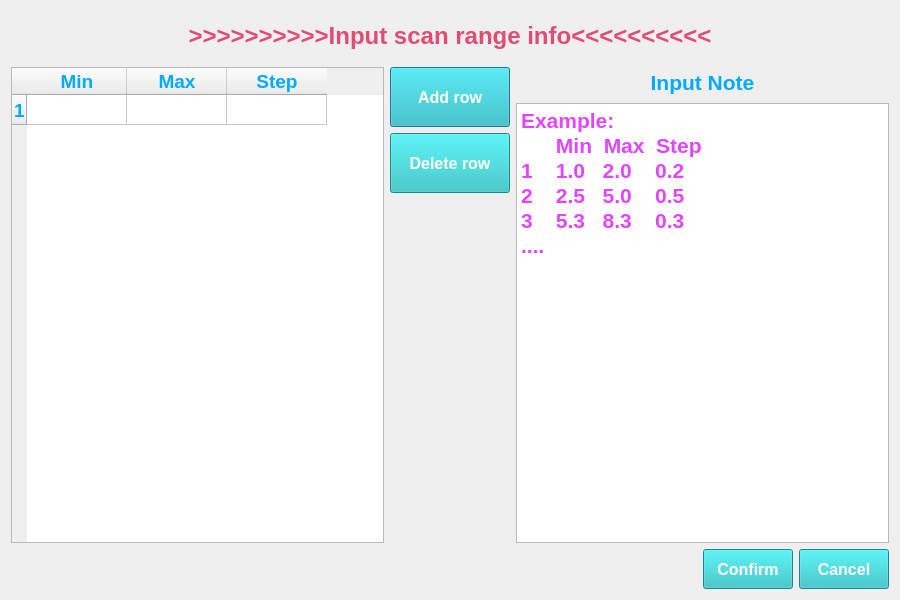
<?xml version="1.0" encoding="UTF-8"?>
<ui version="4.0">
 <class>Dialog</class>
 <widget class="QDialog" name="Dialog">
  <property name="geometry">
   <rect>
    <x>0</x>
    <y>0</y>
    <width>900</width>
    <height>600</height>
   </rect>
  </property>
  <property name="minimumSize">
   <size>
    <width>900</width>
    <height>600</height>
   </size>
  </property>
  <property name="maximumSize">
   <size>
    <width>2160</width>
    <height>16777215</height>
   </size>
  </property>
  <property name="windowTitle">
   <string>Dialog</string>
  </property>
  <layout class="QGridLayout" name="gridLayout">
   <item row="0" column="0">
    <layout class="QVBoxLayout" name="verticalLayout_4">
     <item>
      <widget class="QLabel" name="Scan_label">
       <property name="minimumSize">
        <size>
         <width>300</width>
         <height>50</height>
        </size>
       </property>
       <property name="palette">
        <palette>
         <active>
          <colorrole role="WindowText">
           <brush brushstyle="SolidPattern">
            <color alpha="255">
             <red>227</red>
             <green>76</green>
             <blue>114</blue>
            </color>
           </brush>
          </colorrole>
          <colorrole role="Text">
           <brush brushstyle="SolidPattern">
            <color alpha="255">
             <red>0</red>
             <green>170</green>
             <blue>255</blue>
            </color>
           </brush>
          </colorrole>
          <colorrole role="PlaceholderText">
           <brush brushstyle="SolidPattern">
            <color alpha="128">
             <red>0</red>
             <green>170</green>
             <blue>255</blue>
            </color>
           </brush>
          </colorrole>
         </active>
         <inactive>
          <colorrole role="WindowText">
           <brush brushstyle="SolidPattern">
            <color alpha="255">
             <red>227</red>
             <green>76</green>
             <blue>114</blue>
            </color>
           </brush>
          </colorrole>
          <colorrole role="Text">
           <brush brushstyle="SolidPattern">
            <color alpha="255">
             <red>0</red>
             <green>170</green>
             <blue>255</blue>
            </color>
           </brush>
          </colorrole>
          <colorrole role="PlaceholderText">
           <brush brushstyle="SolidPattern">
            <color alpha="128">
             <red>0</red>
             <green>170</green>
             <blue>255</blue>
            </color>
           </brush>
          </colorrole>
         </inactive>
         <disabled>
          <colorrole role="WindowText">
           <brush brushstyle="SolidPattern">
            <color alpha="255">
             <red>120</red>
             <green>120</green>
             <blue>120</blue>
            </color>
           </brush>
          </colorrole>
          <colorrole role="Text">
           <brush brushstyle="SolidPattern">
            <color alpha="255">
             <red>120</red>
             <green>120</green>
             <blue>120</blue>
            </color>
           </brush>
          </colorrole>
          <colorrole role="PlaceholderText">
           <brush brushstyle="SolidPattern">
            <color alpha="128">
             <red>0</red>
             <green>0</green>
             <blue>0</blue>
            </color>
           </brush>
          </colorrole>
         </disabled>
        </palette>
       </property>
       <property name="font">
        <font>
         <family>Arial</family>
         <pointsize>18</pointsize>
         <bold>true</bold>
        </font>
       </property>
       <property name="text">
        <string>&gt;&gt;&gt;&gt;&gt;&gt;&gt;&gt;&gt;&gt;Input scan range info&lt;&lt;&lt;&lt;&lt;&lt;&lt;&lt;&lt;&lt;</string>
       </property>
       <property name="alignment">
        <set>Qt::AlignCenter</set>
       </property>
      </widget>
     </item>
     <item>
      <layout class="QHBoxLayout" name="horizontalLayout_3">
       <item>
        <widget class="QTableWidget" name="tableWidget">
         <property name="minimumSize">
          <size>
           <width>330</width>
           <height>200</height>
          </size>
         </property>
         <property name="maximumSize">
          <size>
           <width>1000</width>
           <height>16777215</height>
          </size>
         </property>
         <property name="palette">
          <palette>
           <active>
            <colorrole role="Text">
             <brush brushstyle="SolidPattern">
              <color alpha="255">
               <red>0</red>
               <green>170</green>
               <blue>255</blue>
              </color>
             </brush>
            </colorrole>
            <colorrole role="ButtonText">
             <brush brushstyle="SolidPattern">
              <color alpha="255">
               <red>0</red>
               <green>170</green>
               <blue>255</blue>
              </color>
             </brush>
            </colorrole>
            <colorrole role="PlaceholderText">
             <brush brushstyle="SolidPattern">
              <color alpha="128">
               <red>0</red>
               <green>170</green>
               <blue>255</blue>
              </color>
             </brush>
            </colorrole>
           </active>
           <inactive>
            <colorrole role="Text">
             <brush brushstyle="SolidPattern">
              <color alpha="255">
               <red>0</red>
               <green>170</green>
               <blue>255</blue>
              </color>
             </brush>
            </colorrole>
            <colorrole role="ButtonText">
             <brush brushstyle="SolidPattern">
              <color alpha="255">
               <red>0</red>
               <green>170</green>
               <blue>255</blue>
              </color>
             </brush>
            </colorrole>
            <colorrole role="PlaceholderText">
             <brush brushstyle="SolidPattern">
              <color alpha="128">
               <red>0</red>
               <green>170</green>
               <blue>255</blue>
              </color>
             </brush>
            </colorrole>
           </inactive>
           <disabled>
            <colorrole role="Text">
             <brush brushstyle="SolidPattern">
              <color alpha="255">
               <red>120</red>
               <green>120</green>
               <blue>120</blue>
              </color>
             </brush>
            </colorrole>
            <colorrole role="ButtonText">
             <brush brushstyle="SolidPattern">
              <color alpha="255">
               <red>120</red>
               <green>120</green>
               <blue>120</blue>
              </color>
             </brush>
            </colorrole>
            <colorrole role="PlaceholderText">
             <brush brushstyle="SolidPattern">
              <color alpha="128">
               <red>0</red>
               <green>0</green>
               <blue>0</blue>
              </color>
             </brush>
            </colorrole>
           </disabled>
          </palette>
         </property>
         <property name="font">
          <font>
           <family>Arial</family>
           <pointsize>14</pointsize>
           <bold>true</bold>
          </font>
         </property>
         <property name="contextMenuPolicy">
          <enum>Qt::DefaultContextMenu</enum>
         </property>
         <property name="layoutDirection">
          <enum>Qt::LeftToRight</enum>
         </property>
         <property name="inputMethodHints">
          <set>Qt::ImhNone</set>
         </property>
         <property name="frameShadow">
          <enum>QFrame::Sunken</enum>
         </property>
         <property name="lineWidth">
          <number>20</number>
         </property>
         <property name="showGrid">
          <bool>true</bool>
         </property>
         <property name="cornerButtonEnabled">
          <bool>true</bool>
         </property>
         <row>
          <property name="text">
           <string>1</string>
          </property>
         </row>
         <column>
          <property name="text">
           <string>Min</string>
          </property>
         </column>
         <column>
          <property name="text">
           <string>Max</string>
          </property>
         </column>
         <column>
          <property name="text">
           <string>Step</string>
          </property>
         </column>
        </widget>
       </item>
       <item>
        <layout class="QVBoxLayout" name="verticalLayout_3">
         <item>
          <layout class="QVBoxLayout" name="verticalLayout">
           <item>
            <widget class="QPushButton" name="Add_row_btn">
             <property name="sizePolicy">
              <sizepolicy hsizetype="Fixed" vsizetype="Fixed">
               <horstretch>0</horstretch>
               <verstretch>0</verstretch>
              </sizepolicy>
             </property>
             <property name="minimumSize">
              <size>
               <width>120</width>
               <height>60</height>
              </size>
             </property>
             <property name="font">
              <font>
               <family>Arial</family>
               <pointsize>12</pointsize>
               <bold>true</bold>
              </font>
             </property>
             <property name="styleSheet">
              <string notr="true">background-color: rgb(33, 190, 193);
selection-color: rgb(255, 85, 127);
color: rgb(255, 255, 255);</string>
             </property>
             <property name="text">
              <string>Add row</string>
             </property>
            </widget>
           </item>
           <item>
            <widget class="QPushButton" name="Del_row_btn">
             <property name="sizePolicy">
              <sizepolicy hsizetype="Fixed" vsizetype="Fixed">
               <horstretch>0</horstretch>
               <verstretch>0</verstretch>
              </sizepolicy>
             </property>
             <property name="minimumSize">
              <size>
               <width>120</width>
               <height>60</height>
              </size>
             </property>
             <property name="font">
              <font>
               <family>Arial</family>
               <pointsize>12</pointsize>
               <bold>true</bold>
              </font>
             </property>
             <property name="styleSheet">
              <string notr="true">background-color: rgb(33, 190, 193);
selection-color: rgb(255, 85, 127);
color: rgb(255, 255, 255);</string>
             </property>
             <property name="text">
              <string>Delete row</string>
             </property>
            </widget>
           </item>
          </layout>
         </item>
         <item>
          <spacer name="verticalSpacer">
           <property name="orientation">
            <enum>Qt::Vertical</enum>
           </property>
           <property name="sizeHint" stdset="0">
            <size>
             <width>20</width>
             <height>40</height>
            </size>
           </property>
          </spacer>
         </item>
        </layout>
       </item>
       <item>
        <layout class="QVBoxLayout" name="verticalLayout_2">
         <item>
          <widget class="QLabel" name="label_2">
           <property name="sizePolicy">
            <sizepolicy hsizetype="MinimumExpanding" vsizetype="Fixed">
             <horstretch>0</horstretch>
             <verstretch>0</verstretch>
            </sizepolicy>
           </property>
           <property name="minimumSize">
            <size>
             <width>150</width>
             <height>30</height>
            </size>
           </property>
           <property name="palette">
            <palette>
             <active>
              <colorrole role="WindowText">
               <brush brushstyle="SolidPattern">
                <color alpha="255">
                 <red>0</red>
                 <green>170</green>
                 <blue>255</blue>
                </color>
               </brush>
              </colorrole>
              <colorrole role="Text">
               <brush brushstyle="SolidPattern">
                <color alpha="255">
                 <red>0</red>
                 <green>170</green>
                 <blue>255</blue>
                </color>
               </brush>
              </colorrole>
              <colorrole role="PlaceholderText">
               <brush brushstyle="SolidPattern">
                <color alpha="128">
                 <red>0</red>
                 <green>170</green>
                 <blue>255</blue>
                </color>
               </brush>
              </colorrole>
             </active>
             <inactive>
              <colorrole role="WindowText">
               <brush brushstyle="SolidPattern">
                <color alpha="255">
                 <red>0</red>
                 <green>170</green>
                 <blue>255</blue>
                </color>
               </brush>
              </colorrole>
              <colorrole role="Text">
               <brush brushstyle="SolidPattern">
                <color alpha="255">
                 <red>0</red>
                 <green>170</green>
                 <blue>255</blue>
                </color>
               </brush>
              </colorrole>
              <colorrole role="PlaceholderText">
               <brush brushstyle="SolidPattern">
                <color alpha="128">
                 <red>0</red>
                 <green>170</green>
                 <blue>255</blue>
                </color>
               </brush>
              </colorrole>
             </inactive>
             <disabled>
              <colorrole role="WindowText">
               <brush brushstyle="SolidPattern">
                <color alpha="255">
                 <red>120</red>
                 <green>120</green>
                 <blue>120</blue>
                </color>
               </brush>
              </colorrole>
              <colorrole role="Text">
               <brush brushstyle="SolidPattern">
                <color alpha="255">
                 <red>120</red>
                 <green>120</green>
                 <blue>120</blue>
                </color>
               </brush>
              </colorrole>
              <colorrole role="PlaceholderText">
               <brush brushstyle="SolidPattern">
                <color alpha="128">
                 <red>0</red>
                 <green>0</green>
                 <blue>0</blue>
                </color>
               </brush>
              </colorrole>
             </disabled>
            </palette>
           </property>
           <property name="font">
            <font>
             <family>Arial</family>
             <pointsize>16</pointsize>
             <bold>true</bold>
            </font>
           </property>
           <property name="text">
            <string>Input Note</string>
           </property>
           <property name="alignment">
            <set>Qt::AlignCenter</set>
           </property>
          </widget>
         </item>
         <item>
          <widget class="QPlainTextEdit" name="Note_text">
           <property name="sizePolicy">
            <sizepolicy hsizetype="Preferred" vsizetype="Expanding">
             <horstretch>0</horstretch>
             <verstretch>0</verstretch>
            </sizepolicy>
           </property>
           <property name="minimumSize">
            <size>
             <width>100</width>
             <height>200</height>
            </size>
           </property>
           <property name="maximumSize">
            <size>
             <width>1000</width>
             <height>16777215</height>
            </size>
           </property>
           <property name="palette">
            <palette>
             <active>
              <colorrole role="Text">
               <brush brushstyle="SolidPattern">
                <color alpha="255">
                 <red>224</red>
                 <green>70</green>
                 <blue>255</blue>
                </color>
               </brush>
              </colorrole>
              <colorrole role="PlaceholderText">
               <brush brushstyle="SolidPattern">
                <color alpha="128">
                 <red>224</red>
                 <green>70</green>
                 <blue>255</blue>
                </color>
               </brush>
              </colorrole>
             </active>
             <inactive>
              <colorrole role="Text">
               <brush brushstyle="SolidPattern">
                <color alpha="255">
                 <red>224</red>
                 <green>70</green>
                 <blue>255</blue>
                </color>
               </brush>
              </colorrole>
              <colorrole role="PlaceholderText">
               <brush brushstyle="SolidPattern">
                <color alpha="128">
                 <red>224</red>
                 <green>70</green>
                 <blue>255</blue>
                </color>
               </brush>
              </colorrole>
             </inactive>
             <disabled>
              <colorrole role="Text">
               <brush brushstyle="SolidPattern">
                <color alpha="255">
                 <red>120</red>
                 <green>120</green>
                 <blue>120</blue>
                </color>
               </brush>
              </colorrole>
              <colorrole role="PlaceholderText">
               <brush brushstyle="SolidPattern">
                <color alpha="128">
                 <red>0</red>
                 <green>0</green>
                 <blue>0</blue>
                </color>
               </brush>
              </colorrole>
             </disabled>
            </palette>
           </property>
           <property name="font">
            <font>
             <family>Arial</family>
             <pointsize>16</pointsize>
             <bold>true</bold>
            </font>
           </property>
           <property name="readOnly">
            <bool>true</bool>
           </property>
           <property name="plainText">
            <string>Example:
      Min  Max  Step
1    1.0   2.0    0.2
2    2.5   5.0    0.5
3    5.3   8.3    0.3
....

</string>
           </property>
          </widget>
         </item>
        </layout>
       </item>
      </layout>
     </item>
     <item>
      <layout class="QHBoxLayout" name="horizontalLayout_2">
       <item>
        <spacer name="horizontalSpacer">
         <property name="orientation">
          <enum>Qt::Horizontal</enum>
         </property>
         <property name="sizeHint" stdset="0">
          <size>
           <width>168</width>
           <height>20</height>
          </size>
         </property>
        </spacer>
       </item>
       <item>
        <layout class="QHBoxLayout" name="horizontalLayout">
         <item>
          <widget class="QPushButton" name="Confirm_btn">
           <property name="sizePolicy">
            <sizepolicy hsizetype="Fixed" vsizetype="Fixed">
             <horstretch>0</horstretch>
             <verstretch>0</verstretch>
            </sizepolicy>
           </property>
           <property name="minimumSize">
            <size>
             <width>90</width>
             <height>40</height>
            </size>
           </property>
           <property name="font">
            <font>
             <family>Arial</family>
             <pointsize>12</pointsize>
             <bold>true</bold>
            </font>
           </property>
           <property name="styleSheet">
            <string notr="true">background-color: rgb(33, 190, 193);
selection-color: rgb(255, 85, 127);
color: rgb(255, 255, 255);</string>
           </property>
           <property name="text">
            <string>Confirm</string>
           </property>
          </widget>
         </item>
         <item>
          <widget class="QPushButton" name="Cancel_btn">
           <property name="sizePolicy">
            <sizepolicy hsizetype="Fixed" vsizetype="Fixed">
             <horstretch>0</horstretch>
             <verstretch>0</verstretch>
            </sizepolicy>
           </property>
           <property name="minimumSize">
            <size>
             <width>90</width>
             <height>40</height>
            </size>
           </property>
           <property name="font">
            <font>
             <family>Arial</family>
             <pointsize>12</pointsize>
             <bold>true</bold>
            </font>
           </property>
           <property name="styleSheet">
            <string notr="true">background-color: rgb(33, 190, 193);
selection-color: rgb(255, 85, 127);
color: rgb(255, 255, 255);</string>
           </property>
           <property name="text">
            <string>Cancel</string>
           </property>
          </widget>
         </item>
        </layout>
       </item>
      </layout>
     </item>
    </layout>
   </item>
  </layout>
 </widget>
 <resources/>
 <connections/>
</ui>
